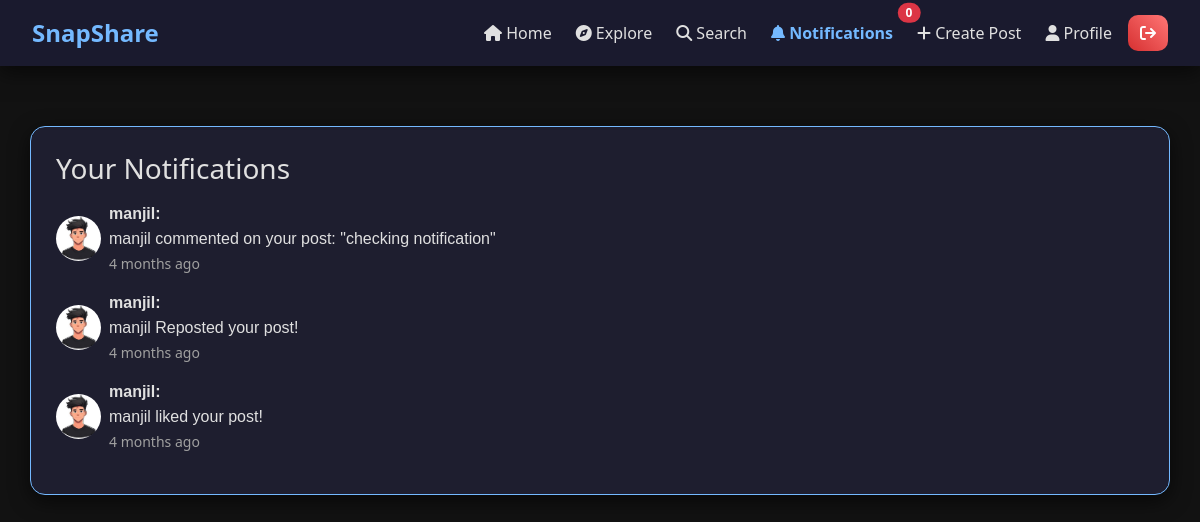
The app's page /notifications/ (signed in) with its own data.
### userauth/models.py (models this page shows, shortened)
class Notification(models.Model):
    user = models.ForeignKey(User, on_delete=models.CASCADE, related_name='notifications')
    sender = models.ForeignKey(User, on_delete=models.SET_NULL, null=True, blank=True, related_name='sent_notifications')
    message = models.TextField()
    link = models.URLField(blank=True, null=True)
    read = models.BooleanField(default=False)
    created_at = models.DateTimeField(auto_now_add=True)

class Profile(models.Model):
    user = models.OneToOneField(User, on_delete=models.CASCADE)
    bio = models.TextField(blank=True,default='')
    fb = models.CharField(max_length=100, blank=True,default='')
    insta = models.CharField(max_length=100, blank=True,default='')
    twitter = models.CharField(max_length=100, blank=True,default='')
    linkedin = models.CharField(max_length=100, blank=True,default='')
    profileimg = models.ImageField(upload_to='profile_images',default='blank-profile-picture.png')
    location = models.CharField(max_length=100, blank=True,default='')
    is_completed = models.BooleanField(default=False)

### userauth/views.py (the view)
# urls.py: path('notifications/', notifications_view, name='notifications'),
@login_required(login_url='/login/')
def notifications_view(request):
    notifications = Notification.objects.filter(user=request.user).order_by('-created_at')
    notifications.filter(read=False).update(read=True)
    context = {
        'page': 'Notifications',
        'notifications': notifications,
    }
    return render(request, 'notifications.html', context)

### userauth/context_processors.py (called while the page is built)
def notifications(request):
    unread_count = 0
    unread_notifications = []
    if request.user.is_authenticated:
        unread_notifications = request.user.notifications.filter(read=False).order_by('-created_at')[:10]
        unread_count = unread_notifications.count()
    return {
        'unread_notifications': unread_notifications,
        'unread_count': unread_count
    }

### userauth/templates/notifications.html (shortened to what this page needs)
{% extends "base.html" %}
{% block content %}
<div class="container mt-4">
    <h3 class="mb-3">Your Notifications</h3>
    {% if notifications %}
    <div class="list-group">
        {% for notif in notifications %}
        <div class="d-flex align-items-center mb-3">
            {% if notif.sender %}
            <a href="/profile/{{ notif.sender.username }}"
                style="display:flex; align-items:center; text-decoration:none; color:#fff;">
                <img src="{{ notif.sender.profile.profileimg.url }}" alt="profile" class="rounded-circle me-2"
                    style="width:45px;height:45px;">
                <div>
                    <span class="fw-bold text">
                        {{ notif.sender.username }}:
                    </span>
            </a>
            {% if notif.link %}
            <a href="{{ notif.link }}" class="text-decoration-none text">
                 {{ notif.message }}
            </a>
            {% else %}
            : {{ notif.message }}
            {% endif %}
            <div>
                <small class="text-footer">
                    {{ notif.created_at|timesince }} ago
                </small>
            </div>
        </div>
        {% endif %}
    </div>
    {% endfor %}
{% else %}
<p class="text-footer">No notifications yet.</p>
{% endif %}
{% endblock %}

### userauth/static/style.css (style rules this page uses)
:root { --bg: #121212; --text: #e0e0e0; --card-bg: #1e1e2f; --navbar-bg: #1a1a2e; --footer-bg: #1a1a2e; --link: #74b9ff; --link-hover: #74b9ff; --btn-primary-gradient: linear-gradient(45deg, #6c5ce7, #a29bfe); --btn-secondary-gradient: linear-gradient(45deg, #00b894, #55efc4); --btn-danger-gradient: linear-gradient(45deg, #d63031, #ff7675); --alert-success-bg: #2d3436; --alert-success-text: #00b894; --alert-danger-bg: #2d3436; --alert-danger-text: #d63031; --alert-info-bg: #2d3436; --alert-info-text: #74b9ff; --alert-warning-bg: #2d3436; --alert-warning-text: #fdcb6e; --shadow: 0 6px 20px rgba(0, 0, 0, 0.6); }
body { font-family: 'Segoe UI', Tahoma, Geneva, Verdana, sans-serif; background-color: var(--bg); color: var(--text); transition: all 0.3s ease; min-height: 100vh; display: flex; flex-direction: column; margin: 0; padding: 0; padding-top: 30px; }
a, .nav-link, .form-link { color: var(--link); transition: color 0.3s; }
.text { color: var(--text); font-family: 'Gill Sans', 'Gill Sans MT', Calibri, 'Trebuchet MS', sans-serif }
.text-footer { color: #a0a0a0; }
.container, .card, .post-card, .profile-card { border: 1px solid #74b9ff; background-color: var(--card-bg); color: var(--text); border-radius: 15px; padding: 25px; box-shadow: var(--shadow); transition: all 0.3s ease; }
h1, h2, h3, h4, h5, h6 { color: var(--text); margin-bottom: 20px; }

### records on screen
Notification: sender.profile.profileimg (picture), sender.username "manjil", message "manjil commented on your post: \"checking notification\"", created_at "4 months"
Notification: sender.profile.profileimg (picture), sender.username "manjil", message "manjil Reposted your post!", created_at "4 months"
Notification: sender.profile.profileimg (picture), sender.username "manjil", message "manjil liked your post!", created_at "4 months"

### other values on screen
{{ unread_count }} "0"
